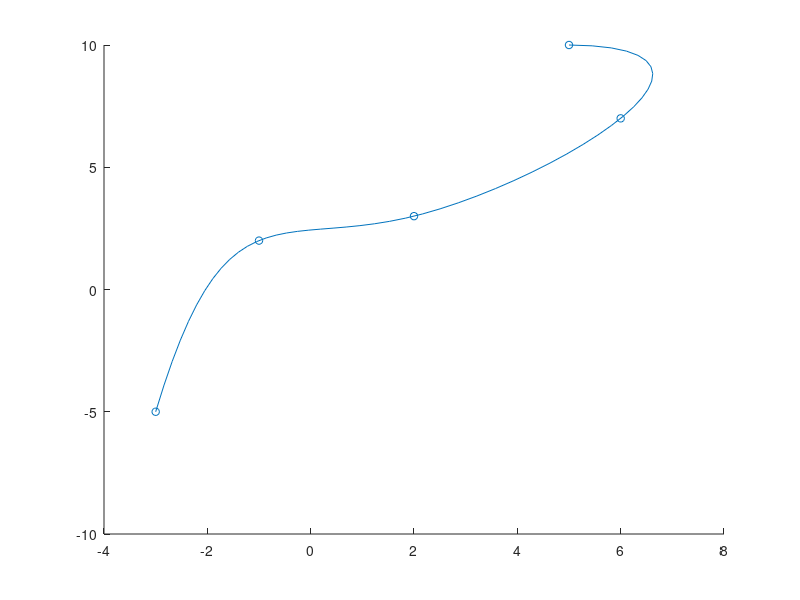

Write the MATLAB code that produced this figure. (Note: this script raises an error after producing the figure.)
addpath('SLMtools/');

waypoints = [
[5, 10];
[6, 7];
[2, 3];
[-1, 2];
[-3, -5];
];

t_vec = linspace(0,1,size(waypoints,1));
spline_x = spline(t_vec,waypoints(:,1)');
spline_y = spline(t_vec,waypoints(:,2)');
path_t = @(t) [ppval(spline_x,t); ppval(spline_y,t)];

n_points = 50;

t_vec = linspace(0,1,n_points);
points = path_t(t_vec)';

fig2 = figure;
scatter(waypoints(:,1), waypoints(:,2), 30);
hold on;
plot(points(:,1), points(:,2));
hold off;

syms t w traj_x(t) traj_y(t) traj_z(t) deriv_traj_x(t) deriv_traj_y(t) traj_phi(t) traject_user;

spline_x_cells = slmpar(spline_x,'symabs');
spline_y_cells = slmpar(spline_y,'symabs');

traj_x(t) = 0;
traj_y(t) = 0;
traj_z(t) = 5;
traj_phi(t) = 0;
for i = 1:size(waypoints,1)-2
    limits = cell2mat(spline_x_cells(1,i));
    traj_x(t) = traj_x(t) + cell2sym(spline_x_cells(2,i))*(t >= limits(1) & t < limits(2));
    traj_y(t) = traj_y(t) + cell2sym(spline_y_cells(2,i))*(t >= limits(1) & t < limits(2));
    deriv_traj_x(t) = diff(cell2sym(spline_x_cells(2,i)),'x');
    deriv_traj_y(t) = diff(cell2sym(spline_y_cells(2,i)),'x');
    
    traj_phi(t) = traj_phi(t) + atan2(deriv_traj_y(t),deriv_traj_x(t)) * (t >= limits(1) & t < limits(2));
end

i = size(waypoints,1)-1;
limits = cell2mat(spline_x_cells(1,i));
traj_x(t) = traj_x(t) + cell2sym(spline_x_cells(2,i))*(t >= limits(1) & t <= limits(2));
traj_y(t) = traj_y(t) + cell2sym(spline_y_cells(2,i))*(t >= limits(1) & t <= limits(2));
deriv_traj_x(t) = diff(cell2sym(spline_x_cells(2,i)),'x');
deriv_traj_y(t) = diff(cell2sym(spline_y_cells(2,i)),'x');    
traj_phi(t) = traj_phi(t) + atan2(deriv_traj_y(t),deriv_traj_x(t)) * (t >= limits(1) & t <= limits(2));

traj_x(t) = subs(traj_x(t), t, t*w);
traj_y(t) = subs(traj_y(t), t, t*w);
traj_phi(t) = subs(traj_phi(t), t, t*w);

traj_x(t) = subs(traj_x(t), 'x', t*w);
traj_y(t) = subs(traj_y(t), 'x', t*w);
traj_phi(t) = subs(traj_phi(t), 'x', t*w);

t_init = 0;
t_max = 30;
t_step = 0.01;
t_vec = t_init:t_step:t_max;

traj_x(t) = subs(traj_x,w,1/t_max);
traj_y(t) = subs(traj_y,w,1/t_max);
traj_phi(t) = subs(traj_phi,w,1/t_max);

x_values=eval(traj_x(t_vec));
y_values=eval(traj_y(t_vec));
phi_values=eval(traj_phi(t_vec));

fig2 = figure;
scatter(waypoints(:,1), waypoints(:,2), 30);
hold on;
plot(x_values, y_values);
hold off;

fig3 = figure;
plot(t_vec, phi_values);
hold off;

traject_user = [ traj_x(t); traj_y(t); traj_z(t) ; traj_phi(t) ];